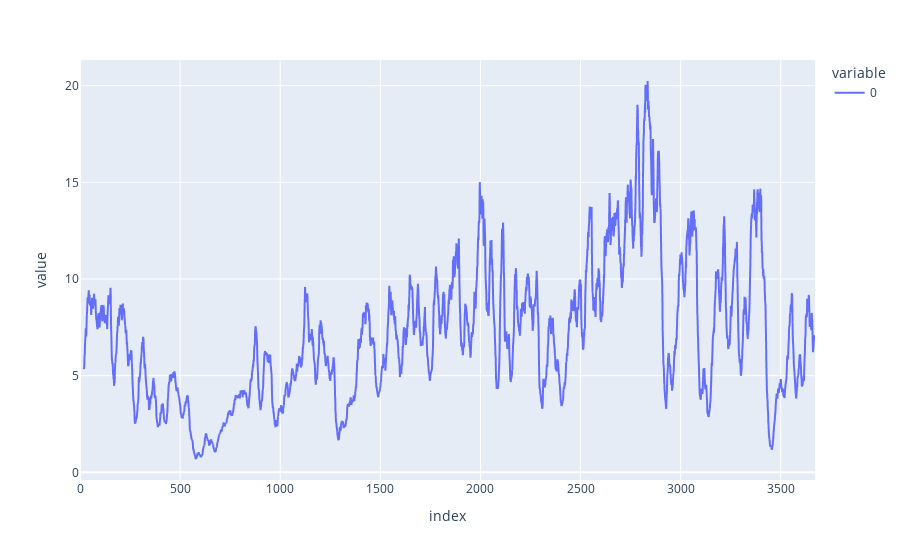

Notebook source saved alongside this figure:
### Code cell
(ta.volume.chaikin_money_flow(close = data.close,high = data.high,low = data.low, volume=data.volume)/data.close).plot()

### Figure 1 — Plotly figure (JSON) as saved in the notebook; plotly's stock layout.template omitted (floating-point values rounded to 4 significant figures; data arrays with more than 128 entries replaced by an {"elided": "..."} marker saying what was removed)
{"data": [{"hovertemplate": "variable=0<br>index=%{x}<br>value=%{y}<extra></extra>", "legendgroup": "0", "line": {"color": "#636efa", "dash": "solid"}, "mode": "lines", "name": "0", "showlegend": true, "type": "scattergl", "x": {"elided": "3672 int values"}, "xaxis": "x", "y": {"elided": "3672 float values"}, "yaxis": "y"}], "layout": {"legend": {"title": {"text": "variable"}, "tracegroupgap": 0}, "margin": {"t": 60}, "xaxis": {"anchor": "y", "domain": [0, 1], "title": {"text": "index"}}, "yaxis": {"anchor": "x", "domain": [0, 1], "title": {"text": "value"}}}}
